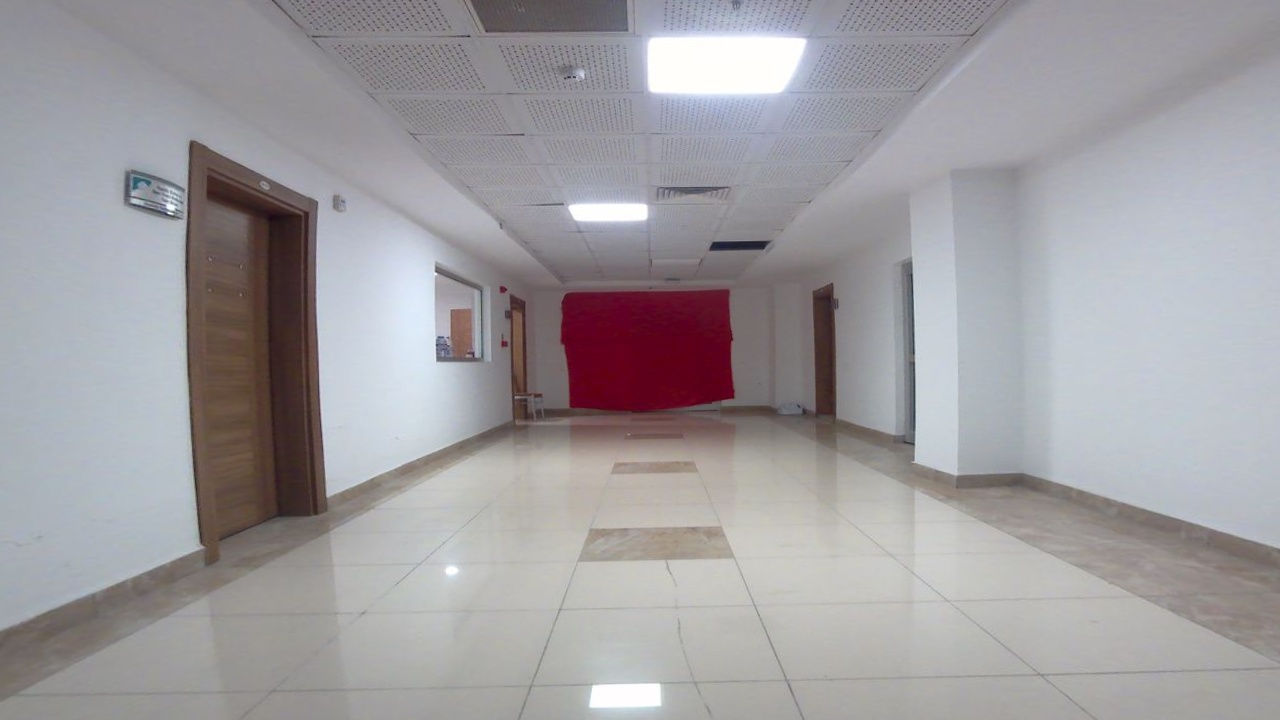
#> input picture undistorted_resimler_1280x720/12_1280x720.jpg, 1280 x 720 px; its folder holds 5 pictures in this run
$ python undistorted_kirmizi_piksel.py
#> lines starting #> are read from the running program, lines starting #| are printed output that depends on the picture; after the words box and inside, x2 and y2 are one past the last pixel; in counts of white or black regions, pixels touching at a corner belong together; long printed decimals are rounded
import cv2
import numpy as np
import math
from scipy.spatial import distance as dist

import glob

images = glob.glob('./*.jpg')

resim = cv2.imread("12_1280x720.jpg")
#> resim is the input picture: shape (720, 1280, 3); mean B, G, R 160, 156.7, 159.7
resim = cv2.resize(resim,(640,480))
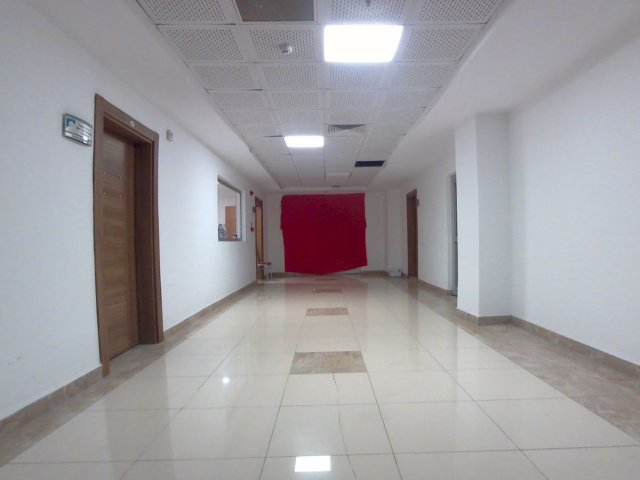
#> resim: shape (480, 640, 3); mean B, G, R 160, 156.7, 159.7

blurred_resim = cv2.GaussianBlur(resim, (15, 15), 0)

hsv = cv2.cvtColor(blurred_resim,cv2.COLOR_BGR2HSV)
#> hsv: shape (480, 640, 3); mean H, S, V 83.6, 22.3, 165.3

lower_red = np.array([0,120,70])
upper_red = np.array([10,255,255])
mask1 = cv2.inRange(hsv , lower_red , upper_red)
#> mask1: shape (480, 640); every value is 0

lower_red = np.array([160, 120, 70])
upper_red = np.array([180, 255, 255])
mask2 = cv2.inRange(hsv, lower_red, upper_red)
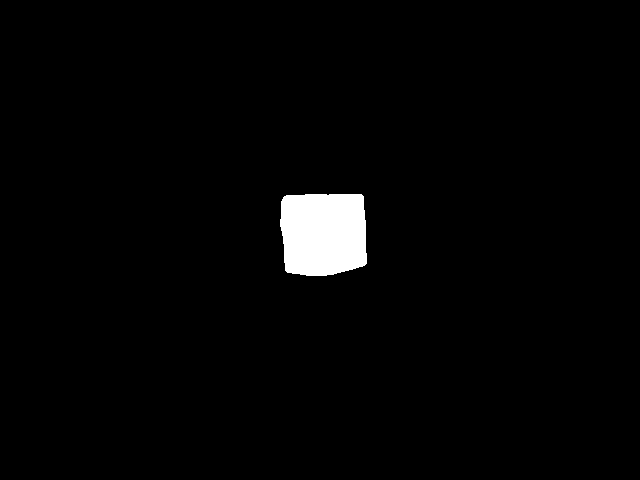
#> mask2: shape (480, 640); 2.1% white; 1 white region

mask = mask1 + mask2

contours , _ = cv2.findContours(mask,cv2.RETR_TREE,cv2.CHAIN_APPROX_NONE)
#> contours = 1 contour; box (x1, y1, x2, y2) and area: (280, 194, 367, 276) 6380

#cv2.drawContours(blurred_resim, contours, -1, (0, 255, 0), 2)
merkez_noktasi = cv2.circle(blurred_resim, (320, 480), 7, (0, 0, 255), -1)
cv2.putText(blurred_resim, "MERKEZ", (320, 480), cv2.FONT_HERSHEY_SIMPLEX, 0.5, (0, 255, 0), 2)
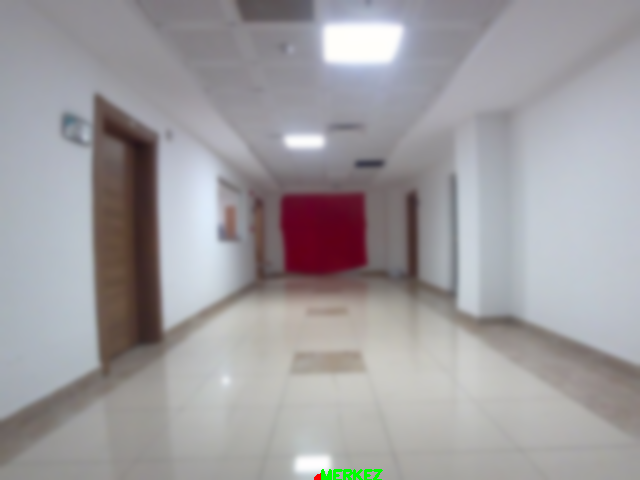
#> blurred_resim: shape (480, 640, 3); mean B, G, R 159.7, 156.8, 159.4

for contour in contours:
    peri = cv2.arcLength(contour, True)
    approx = cv2.approxPolyDP(contour, 0.04 * peri, True)
    cv2.putText(blurred_resim, "Cevre: {}".format(len(approx)), (50,50), cv2.FONT_HERSHEY_SIMPLEX, 1, (255,0,0), 2, cv2.LINE_AA)
    if cv2.contourArea(contour)>30 and len(approx) >= 4:
        print("kırmızı {}".format(cv2.contourArea(contour)))
        c = max(contours, key=cv2.contourArea)
        M = cv2.moments(c)
        cx = int(M['m10'] / M['m00'])
        cy = int(M['m01'] / M['m00'])
        (x, y), radius = cv2.minEnclosingCircle(contour)
        center = (int(x), int(y))
        radius = int(radius)
        cv2.circle(blurred_resim, center, radius, (0, 255, 0), 2)
        cv2.circle(blurred_resim, (cx, cy), 7, (255, 255, 255), -1)
        cv2.putText(blurred_resim, "Merkez " + str(cx) + "," + str(cy), (cx - 20, cy - 20), cv2.FONT_HERSHEY_SIMPLEX, 0.5, (0, 255, 0), 1)
        cv2.line(blurred_resim, (cx, cy), (320, 480), (255, 0, 0), 1)
        piksel_uzaklik = dist.euclidean((cx,cy), (320,480))
        print("mavi piksel {}".format(piksel_uzaklik))
#> this loop made 1 pass
#> (peri, approx, cx, cy, x, y, radius, center) on pass 1: (315.5, [[283, 197], [287, 272], [366, 263], [361, 194]], 323, 233, 323.4, 232.4, 53, (323, 232))
#| kırmızı 6379.5
#| mavi piksel 247.018
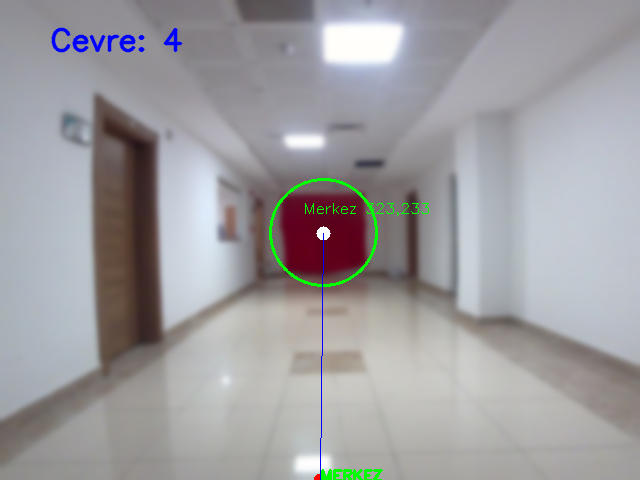
#> blurred_resim: shape (480, 640, 3); 0.96% of pixels changed, all inside (x1, y1, x2, y2) = (51, 27, 429, 480)

#cv2.imshow("Resim",resim)
cv2.imshow("B resim",blurred_resim)
cv2.imshow("mask",mask)

cv2.waitKey(0)
cv2.destroyAllWindows()
